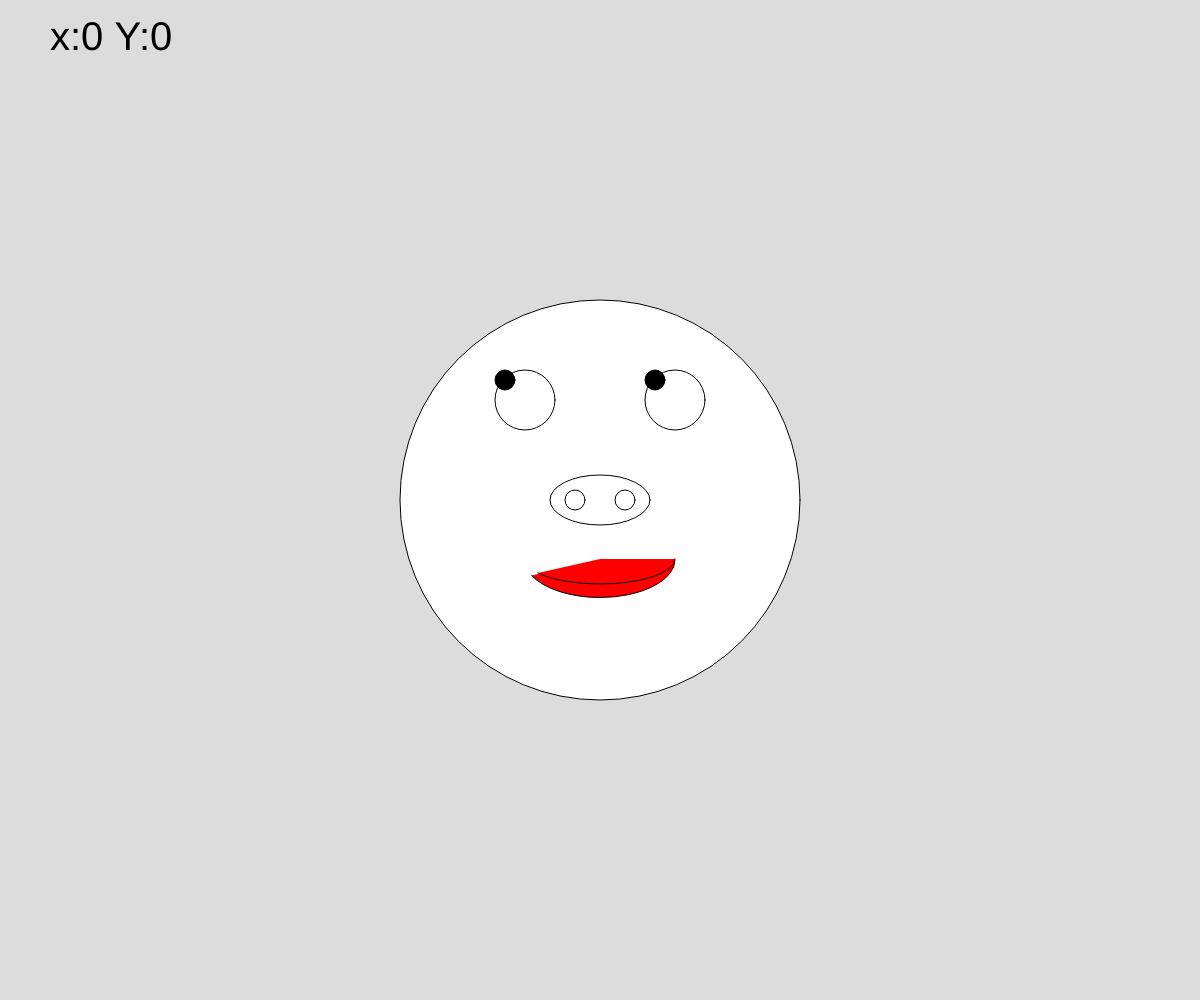
Frame 1 (no input)
Frame 60 (no input): identical to frame 1, image omitted
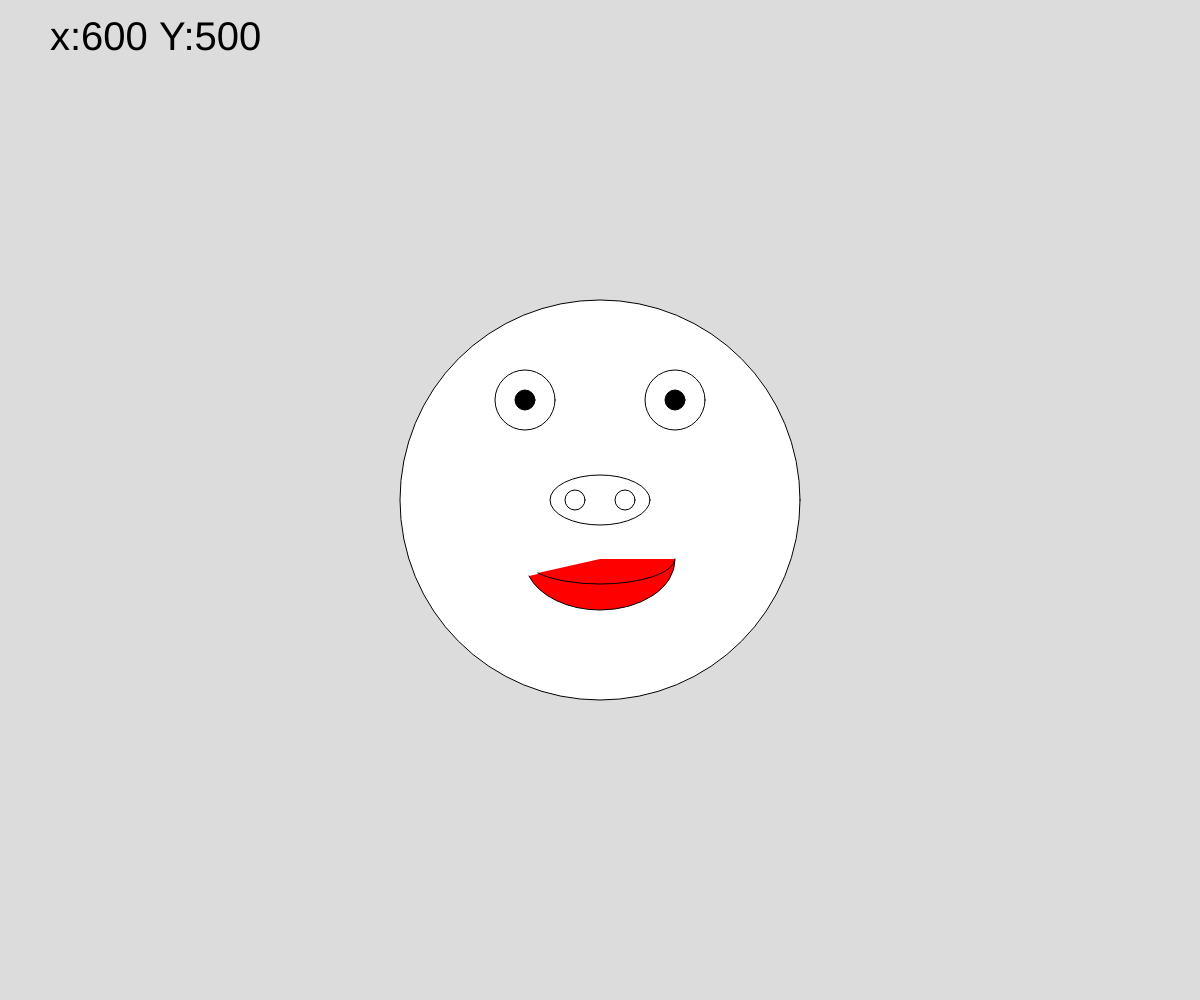
Frame 120 (the mouse pressed at the canvas centre since frame 60)

The p5.js sketch that drew these frames (run headless with seeded random() and noise() and a simulated clock; from frame 60 on, the mouse is pressed at the canvas centre):

// p5.js sketch
// ── sketch.js
function setup() {
  createCanvas(windowWidth, windowHeight);
}

function draw() {
  background(220);
  textSize(40)
  text("x:"+mouseX+" Y:"+mouseY,50,50)

  push()
    translate(width/2,height/2)
    ellipse(0,0,400)
    ellipse(0,0,100,50)
    ellipse(-25,0,20) //左鼻孔
    ellipse(25,0,20) //右鼻孔
    
    ellipse(-75,-100,60)
    ellipse(75,-100,60)

    fill(0)
    ellipse(-75+map(mouseX,0,width,-20,20),-100+map(mouseY,0,height,-20,20),20)//map滑鼠可移動的範圍區塊
    ellipse(75+map(mouseX,0,width,-20,20),-100+map(mouseY,0,height,-20,20),20)
    if(mouseIsPressed)
    {
    fill(255,0,0)
    arc(0,60,150,100,0,160)//上面嘴巴
    }
    else
    {
    fill(255,0,0)
    arc(0,60,150,75,0,160)//下面嘴巴
    }
    
    fill(255,0,0)
    arc(0,59,150,50,0,160)
  pop()
  
  }
